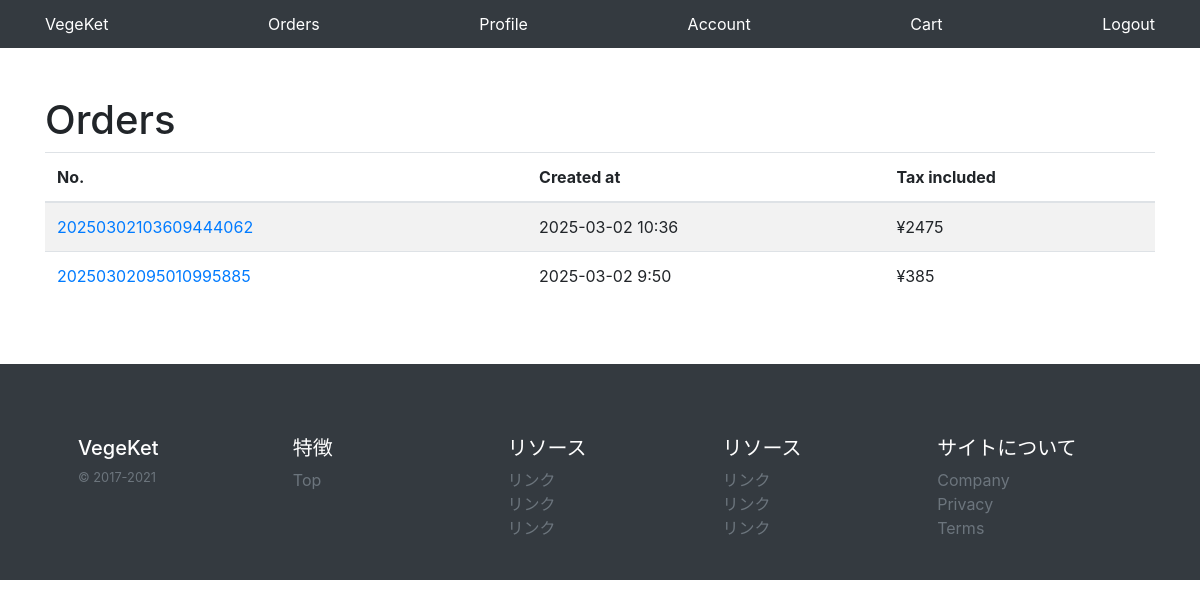
The page /orders/ (signed in) on the database its author committed.
### base/models/order_models.py (models this page shows, shortened)
class Order(models.Model):
    id = models.CharField(default=custom_timestamp_id,
                          editable=False, primary_key=True, max_length=50)
    user = models.ForeignKey(get_user_model(), on_delete=models.CASCADE)
    uid = models.CharField(editable=False, max_length=50)
    is_confirmed = models.BooleanField(default=False)
    amount = models.PositiveIntegerField(default=0)
    tax_included = models.PositiveIntegerField(default=0)
    items = models.JSONField()
    shipping = models.JSONField()
    shipped_at = models.DateTimeField(blank=True, null=True)
    canceled_at = models.DateTimeField(blank=True, null=True)
    memo = models.TextField(blank=True)
    created_at = models.DateTimeField(auto_now_add=True)
    updated_at = models.DateTimeField(auto_now=True)

### base/views/order_views.py (the view)
# urls.py: path('orders/', views.OrderIndexView.as_view()),
class OrderIndexView(LoginRequiredMixin, ListView):
    model = Order
    template_name = 'pages/orders.html'
    def get_queryset(self):
        return Order.objects.filter(user=self.request.user).order_by('-created_at')

### config/custom_context_processors.py (called while the page is built)
def base(request):
    items = Item.objects.filter(is_published=True)
    return {
        'TITLE': settings.TITLE,
        'ADDTIONAL_ITEMS': items,
        'POPULAR_ITEMS': items.order_by('-sold_count')
    }

### templates/pages/orders.html
{% extends 'base.html' %}
{% block main %}
<div class="container my-5">
  <div class="row">
    <div class="col-12">
      <h1>Orders</h1>
      <table class="table table-striped ">
        <thead>
          <tr>
            <th scope="col">No.</th>
            <th scope="col">Created at</th>
            <th scope="col">Tax included</th>
          </tr>
        </thead>
        <tbody>
          {% for object in object_list %}
          <tr>
            <td><a href="/orders/{{object.pk}}/">{{object.pk}}</a></td>
            <td>{{object.created_at|date:"Y-m-d f"}}</td>
            <td>¥{{object.tax_included}}</td>
          </tr>
          {% endfor %}
        </tbody>
      </table>
    </div>
  </div>
</div>
{% endblock %}

### rows shown on the page
Order: pk "20250302103609444062", created_at "2025-03-02 10:36", tax_included "2475"
Order: pk "20250302095010995885", created_at "2025-03-02 9:50", tax_included "385"

### other values the page prints
{{ TITLE }} "VegeKet"
